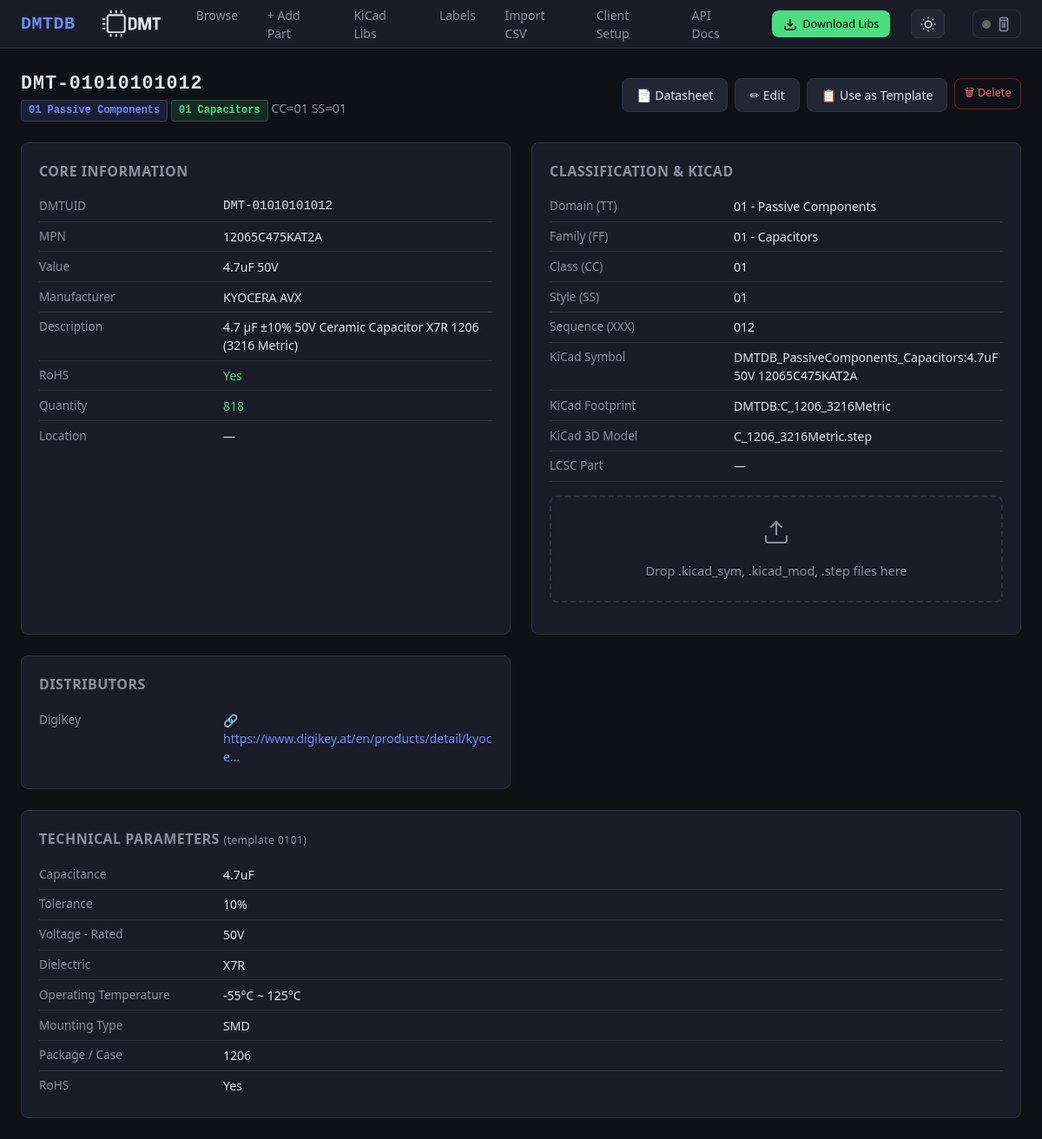
The app's page /part/DMT-01010101012 with its own data.
### db/models.py (models this page shows, shortened)
class Base(DeclarativeBase):
    pass

class Part(Base):
    __tablename__ = "parts"
    dmtuid = Column(String(20), primary_key=True)               # DMT-TTFFCCSSXXX
    tt  = Column(String(2), nullable=False, index=True)
    ff  = Column(String(2), nullable=False, index=True)
    cc  = Column(String(2), nullable=False, index=True)
    ss  = Column(String(2), nullable=False, index=True)
    xxx = Column(String(3), nullable=False)
    mpn          = Column(String(200), index=True, default="")
    manufacturer = Column(String(200), index=True, default="")
    value        = Column(String(200), index=True, default="")
    description  = Column(Text, default="")
    quantity     = Column(String(50), default="")
    location     = Column(String(200), default="")
    datasheet    = Column(Text, default="")
    distributor  = Column(Text, default="")
    kicad_symbol    = Column(String(300), default="")
    kicad_footprint = Column(String(300), default="")
    kicad_libref    = Column(String(300), default="")
    kicad_3dmodel   = Column(String(300), default="")
    extra_json = Column(Text, default="{}")
    notes      = Column(Text, default="")
    created_at = Column(DateTime, default=lambda: datetime.now(timezone.utc))
    updated_at = Column(DateTime, default=lambda: datetime.now(timezone.utc),
                        onupdate=lambda: datetime.now(timezone.utc))
    fields = relationship(
        "PartField", back_populates="part",
        cascade="all, delete-orphan", lazy="selectin",
    )
    __table_args__ = (
        Index("ix_ttffccss", "tt", "ff", "cc", "ss"),
    )

class PartField(Base):
    __tablename__ = "part_fields"
    id         = Column(Integer, primary_key=True, autoincrement=True)
    dmtuid     = Column(String(20),
                        ForeignKey("parts.dmtuid", ondelete="CASCADE"),
                        nullable=False, index=True)
    field_name = Column(String(200), nullable=False)
    field_value = Column(Text, nullable=False, default="")
    part = relationship("Part", back_populates="fields")
    __table_args__ = (
        Index("ix_field_lookup", "dmtuid", "field_name"),
    )

### ui/routes_detail.py (the view)
@ui_bp.route("/part/<dmtuid>")
def part_detail(dmtuid: str):
    session = get_session()
    try:
        part = PartsService.get(session, dmtuid)
        if not part:
            abort(404)
        template = get_fields(part.tt, part.ff)
        return render_template(
            "detail.html",
            part=part,
            template=template,
            domain_name=domain_name,
            family_name=family_name,
            parse_distributors=parse_distributors,
        )
    finally:
        session.close()

### templates/detail.html (shortened to what this page needs)
{% extends "base.html" %}
{% block content %}
<div class="page-header">
  <div>
    <h1 style="font-family:var(--mono); letter-spacing:1px;">{{ part.dmtuid }}</h1>
    <span class="subtitle">
      <span class="badge badge-domain">{{ part.tt }} {{ domain_name(part.tt) }}</span>
      <span class="badge badge-family">{{ part.ff }} {{ family_name(part.tt, part.ff) }}</span>
      CC={{ part.cc }} SS={{ part.ss }}
    </span>
  </div>
  <div style="display:flex; gap:.5rem;">
    {% if part.datasheet %}
    {% if part.datasheet.startswith('http') %}
    <a href="{{ part.datasheet }}" target="_blank" rel="noopener" class="btn btn-secondary">📄 Datasheet</a>
    {% else %}
    <a href="/datasheets/{{ part.datasheet }}" target="_blank" rel="noopener" class="btn btn-secondary">📄 Datasheet</a>
    {% endif %}
    {% endif %}
    <a href="/part/{{ part.dmtuid }}/edit" class="btn btn-secondary">✏ Edit</a>
    <a href="/part/add?template={{ part.dmtuid }}" class="btn btn-secondary"
      title="Create new part using this as template">📋 Use as Template</a>
    <form method="post" action="/part/{{ part.dmtuid }}/delete" onsubmit="return confirm('Delete {{ part.dmtuid }}?');"
      style="display:inline;">
      <button type="submit" class="btn btn-danger btn-sm">🗑 Delete</button>
    </form>
  </div>
</div>
<div class="detail-grid">
  <div class="detail-card">
    <h2>Core Information</h2>
    <div class="field-row"><span class="field-label">DMTUID</span><span class="field-value"
        style="font-family:var(--mono)">{{ part.dmtuid }}</span></div>
    <div class="field-row"><span class="field-label">MPN</span><span class="field-value">{{ part.mpn or '—' }}</span>
    </div>
    <div class="field-row"><span class="field-label">Value</span><span class="field-value">{{ part.value or '—'
        }}</span></div>
    <div class="field-row"><span class="field-label">Manufacturer</span><span class="field-value">{{ part.manufacturer
        or '—' }}</span></div>
    <div class="field-row"><span class="field-label">Description</span><span class="field-value">{{ part.description or
        '—' }}</span></div>
    {% set rohs_val = namespace(value='—') %}
    {% for f in part.fields if f.field_name == 'RoHS' %}{% set rohs_val.value = f.field_value %}{% endfor %}
    <div class="field-row"><span class="field-label">RoHS</span><span class="field-value"
        style="{% if rohs_val.value in ['Yes', 'YES', 'Compliant', 'COMPLIANT'] %}color:var(--green);{% elif rohs_val.value in ['No', 'NO', 'Non-Compliant'] %}color:var(--red);{% endif %}">{{
        rohs_val.value }}</span></div>
    <div class="field-row"><span class="field-label">Quantity</span><span class="field-value"
        style="color:var(--green);">{{ part.quantity or '—' }}</span></div>
    <div class="field-row"><span class="field-label">Location</span><span class="field-value">{{ part.location or '—'
        }}</span></div>
  </div>
  <div class="detail-card">
    <h2>Classification & KiCad</h2>
    <div class="field-row"><span class="field-label">Domain (TT)</span><span class="field-value">{{ part.tt }} - {{
        domain_name(part.tt) }}</span></div>
    <div class="field-row"><span class="field-label">Family (FF)</span><span class="field-value">{{ part.ff }} - {{
        family_name(part.tt, part.ff) }}</span></div>
    <div class="field-row"><span class="field-label">Class (CC)</span><span class="field-value">{{ part.cc }}</span>
    </div>
    <div class="field-row"><span class="field-label">Style (SS)</span><span class="field-value">{{ part.ss }}</span>
    </div>
    <div class="field-row"><span class="field-label">Sequence (XXX)</span><span class="field-value">{{ part.xxx
        }}</span></div>
    <div class="field-row"><span class="field-label">KiCad Symbol</span><span class="field-value" id="kicad-symbol">{{
        part.kicad_symbol
        or '—' }}</span></div>
    <div class="field-row"><span class="field-label">KiCad Footprint</span><span class="field-value"
        id="kicad-footprint">{{
        part.kicad_footprint or '—' }}</span></div>
    <div class="field-row"><span class="field-label">KiCad 3D Model</span><span class="field-value"
        id="kicad-3dmodel">{{
        part.kicad_3dmodel or '—' }}</span></div>
    <div class="field-row"><span class="field-label">LCSC Part</span><span class="field-value" id="kicad-lcsc">{{
        part.kicad_libref
        or '—' }}</span></div>
    {% set rohs_data = 'YES' %}
    {% for f in part.fields if f.field_name == 'RoHS' %}{% set rohs_data = f.field_value %}{% endfor %}
    <div id="kicadDropzone" class="kicad-dropzone" data-dmtuid="{{ part.dmtuid }}" data-mpn="{{ part.mpn or '' }}"
      data-value="{{ part.value or '' }}" data-footprint="{{ part.kicad_footprint or '' }}"
      data-datasheet="{{ part.datasheet or '' }}" data-description="{{ part.description or '' }}"
      data-manufacturer="{{ part.manufacturer or '' }}" data-rohs="{{ rohs_data }}">
      <svg width="32" height="32" viewBox="0 0 24 24" fill="none" stroke="currentColor" stroke-width="1.5">
        <path d="M21 15v4a2 2 0 0 1-2 2H5a2 2 0 0 1-2-2v-4" />
        <polyline points="17 8 12 3 7 8" />
        <line x1="12" y1="3" x2="12" y2="15" />
      </svg>
      <p>Drop .kicad_sym, .kicad_mod, .step files here</p>
    </div>
  </div>
  {% if part.distributor %}
  <div class="detail-card">
    <h2>Distributors</h2>
    {% set distributors = parse_distributors(part.distributor) %}
    {% if distributors %}
    {% for dist in distributors %}
    <div class="field-row">
      <span class="field-label">{{ dist.name or 'Distributor ' ~ loop.index }}</span>
      <span class="field-value">
        <a href="{{ dist.url }}" target="_blank" rel="noopener" class="distributor-link">
          🔗 {{ dist.url | truncate(50) }}
        </a>
      </span>
    </div>
    {% endfor %}
    {% endif %}
  </div>
  {% endif %}
  {% if part.fields %}
  <div class="detail-card" style="grid-column: 1 / -1;">
    <h2>Technical Parameters
      {% if template %}
      <span style="font-weight:400; font-size:.75rem; color:var(--text-dim); text-transform:none;"> (template {{ part.tt
        }}{{ part.ff }})</span>
      {% endif %}
    </h2>
    {% for f in part.fields %}
    <div class="field-row">
      <span class="field-label">{{ f.field_name }}</span>
      <span class="field-value">{{ f.field_value }}</span>
    </div>
    {% endfor %}
  </div>
  {% endif %}
</div>
{% endblock %}

### templates/base.html (shortened to what this page needs)
<!DOCTYPE html>
<html lang="en">
<head>
  <link rel="stylesheet" href="/static/css/style.css">
</head>
<body>
  <nav class="nav">
    <a href="/" class="nav-brand">DMTDB</a>
    <div class="nav-links">
      <a href="/" {% if request.endpoint=='ui.index' %}class="active" {% endif %}>Browse</a>
      <a href="/part/add" {% if request.endpoint=='ui.part_add' %}class="active" {% endif %}>+ Add Part</a>
      <a href="/libs" {% if request.endpoint=='ui.libs_page' %}class="active" {% endif %}>KiCad Libs</a>
      <a href="/labels" {% if request.endpoint=='ui.labels_page' %}class="active" {% endif %}>Labels</a>
      <a href="/import" {% if request.endpoint=='ui.import_page' %}class="active" {% endif %}>Import CSV</a>
      <a href="/client-setup" {% if request.endpoint=='ui.client_setup' %}class="active" {% endif %}>Client Setup</a>
      <a href="/api/docs" {% if request.endpoint=='ui.api_docs' %}class="active" {% endif %}>API Docs</a>
    </div>
    <a href="/api/v1/libs/download" class="btn btn-download"
      title="Download KiCad Libraries (symbols, footprints, 3D models)">
      <svg width="16" height="16" viewBox="0 0 24 24" fill="none" stroke="currentColor" stroke-width="2">
        <path d="M21 15v4a2 2 0 0 1-2 2H5a2 2 0 0 1-2-2v-4" />
        <polyline points="7 10 12 15 17 10" />
        <line x1="12" y1="15" x2="12" y2="3" />
      </svg>
      <span>Download Libs</span>
    </a>
    <button class="theme-toggle" id="themeToggle" title="Toggle dark/light mode">
      <svg class="theme-icon-dark" width="18" height="18" viewBox="0 0 24 24" fill="none" stroke="currentColor"
        stroke-width="2">
        <circle cx="12" cy="12" r="5" />
        <path
          d="M12 1v2M12 21v2M4.22 4.22l1.42 1.42M18.36 18.36l1.42 1.42M1 12h2M21 12h2M4.22 19.78l1.42-1.42M18.36 5.64l1.42-1.42" />
      </svg>
    </button>
    <button class="niimbot-toggle" id="niimbotToggle" title="Niimbot B1 Printer" onclick="openNiimbotGlobalModal()">
      <span id="niimbotGlobalStatus"
        style="display: inline-block; width: 10px; height: 10px; border-radius: 50%; background: #666;"></span>
      <svg width="18" height="18" viewBox="0 0 24 24" fill="none" stroke="currentColor" stroke-width="2">
        <rect x="6" y="2" width="12" height="20" rx="2" />
        <line x1="6" y1="6" x2="18" y2="6" />
        <line x1="9" y1="10" x2="15" y2="10" />
        <line x1="9" y1="13" x2="15" y2="13" />
        <line x1="9" y1="16" x2="15" y2="16" />
      </svg>
    </button>
  </nav>
  <div class="container">
    {% block content %}{% endblock %}
  </div>
</body>
</html>

### records on screen
Part: dmtuid "DMT-01010101012", tt "01", tt "Passive Components", ff "01", tt+ff "Capacitors", cc "01", ss "01", mpn "12065C475KAT2A", value "4.7uF 50V", manufacturer "KYOCERA AVX", description "4.7 µF ±10% 50V Ceramic Capacitor X7R 1206 (3216 Metric)", quantity "818", location "—", xxx "012", kicad_symbol "DMTDB_PassiveComponents_Capacitors:4.7uF 50V 12065C475KAT2A", kicad_footprint "DMTDB:C_1206_3216Metric", kicad_3dmodel "C_1206_3216Metric.step", kicad_libref "—"
PartField: value "Yes", field_name "RoHS", field_value "Yes"
PartField: field_name "Capacitance", field_value "4.7uF"
PartField: field_name "Tolerance", field_value "10%"
PartField: field_name "Voltage - Rated", field_value "50V"
PartField: field_name "Dielectric", field_value "X7R"
PartField: field_name "Operating Temperature", field_value "-55°C ~ 125°C"
PartField: field_name "Mounting Type", field_value "SMD"
PartField: field_name "Package / Case", field_value "1206"

### other values on screen
{{ dist.name or 'Distributor ' ~ loop.index }} "DigiKey"
{{ dist.url | truncate(50) }} "https://www.digikey.at/en/products/detail/kyoce..."
